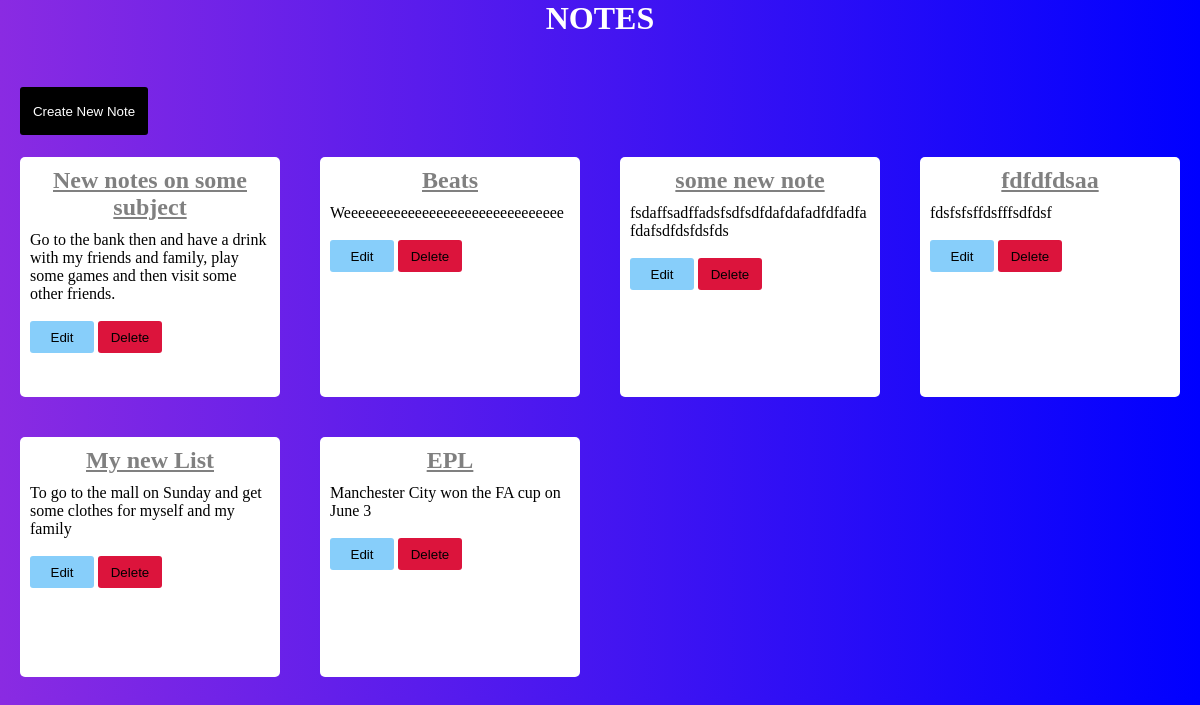
/home/, run on the app's committed database.
### Notes_app/models.py (models this page shows, shortened)
class Note(models.Model):
	name = models.CharField(max_length=200)
	content = models.TextField()

### Notes_app/views.py (the view)
# urls.py: 2. Add a URL to urlpatterns:  path('', views.home, name='home')
def home(response):
	return render(response, "home.html", {"Notes": Note.objects.all})

### Notes_app/templates/home.html (shortened to what this page needs)
<!DOCTYPE html>
<html lang="en">
<head>
    {% load static %}
    <link rel="stylesheet" type="text/css" href="{% static 'css/home1.css' %}">
</head>
<body>
	<h1>NOTES</h1>
	<button type="submit" id="create-btn"><a href="create"> Create New Note </a></button>
	<div class="main-bg">
		{% for i in Notes %}
			<div class="tile">
				<h2>{{i.name}}</h2>
				<p>{{i.content}}</p>
				<br>
				<div class="tile-footer">
					<button type="submit" id="edit-btn"><a href="edit/{{i.id}}">Edit</a></button>
					<button type="submit" id="delete-btn"><a href="delete/{{i.id}}">Delete</a></button>
				</div>
			</div>
		{% endfor %}
	</div>
</body>
</html>

### Notes_app/static/css/home1.css (style rules this page uses)
*, *::after, *::before { box-sizing: border-box; padding: 0; margin: 0; }
body { background: linear-gradient(to left, blue, blueviolet); font-family: verdana; overflow-y: scroll; }
a { text-decoration: none; color: black; }
h1 { color: white; text-align: center; margin-bottom: 50px; }
h2 { color: gray; text-align: center; text-decoration: underline; margin-bottom: 10px; }
p { color: black; }
.main-bg { display: grid; grid-template-columns: repeat(4, 1fr); }
.tile { position: relative; min-width: 20vw; min-height: 30vh; margin:20px 20px; padding: 10px 10px; border-radius: 5px; border-color: orange; border:none; overflow-wrap: break-word; background-color: white; overflow-y:scroll; }
.tile-footer > button { font-weight: 500; border-radius: 3px; border: none; margin-bottom: 2px; width: 4rem; height: 2rem; }
#create-btn { font-weight: 500; border-radius: 3px; border: none; margin-bottom: 2px; margin-left: 20px; width: 8rem; height: 3rem; background-color: black; }
#create-btn > a { color: white; }
#edit-btn { background-color: lightskyblue; }
#delete-btn { background-color: crimson; }

### data on the page
Note: name "New notes on some subject", content "Go to the bank then and have a drink with my friends and family, play some games and then visit some other friends."
Note: name "Beats", content "Weeeeeeeeeeeeeeeeeeeeeeeeeeeeeee"
Note: name "some new note", content "fsdaffsadffadsfsdfsdfdafdafadfdfadfafdafsdfdsfdsfds"
Note: name "fdfdfdsaa", content "fdsfsfsffdsfffsdfdsf"
Note: name "My new List", content "To go to the mall on Sunday and get some clothes for myself and my family"
Note: name "EPL", content "Manchester City won the FA cup on June 3"
